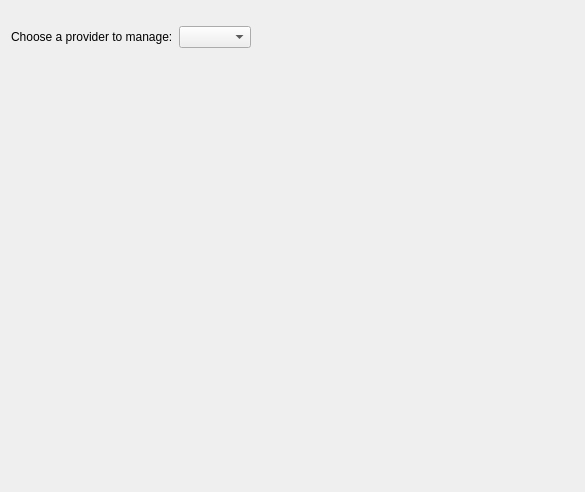
<?xml version="1.0" encoding="UTF-8"?>
<ui version="4.0">
 <class>ProviderManagement</class>
 <widget class="QWidget" name="ProviderManagement">
  <property name="geometry">
   <rect>
    <x>0</x>
    <y>0</y>
    <width>585</width>
    <height>492</height>
   </rect>
  </property>
  <property name="windowTitle">
   <string/>
  </property>
  <layout class="QGridLayout" name="gridLayout">
   <item row="1" column="0">
    <layout class="QHBoxLayout" name="horizontalLayout">
     <item>
      <widget class="QLabel" name="lblProviderList">
       <property name="text">
        <string>Choose a provider to manage:</string>
       </property>
      </widget>
     </item>
     <item>
      <widget class="QComboBox" name="providerComboBox">
       <property name="sizePolicy">
        <sizepolicy hsizetype="Preferred" vsizetype="Fixed">
         <horstretch>0</horstretch>
         <verstretch>0</verstretch>
        </sizepolicy>
       </property>
       <property name="sizeAdjustPolicy">
        <enum>QComboBox::AdjustToContents</enum>
       </property>
      </widget>
     </item>
     <item>
      <spacer name="horizontalSpacer">
       <property name="orientation">
        <enum>Qt::Horizontal</enum>
       </property>
       <property name="sizeHint" stdset="0">
        <size>
         <width>40</width>
         <height>20</height>
        </size>
       </property>
      </spacer>
     </item>
    </layout>
   </item>
   <item row="0" column="0">
    <spacer name="verticalSpacer">
     <property name="orientation">
      <enum>Qt::Vertical</enum>
     </property>
     <property name="sizeType">
      <enum>QSizePolicy::Fixed</enum>
     </property>
     <property name="sizeHint" stdset="0">
      <size>
       <width>20</width>
       <height>15</height>
      </size>
     </property>
    </spacer>
   </item>
   <item row="2" column="0">
    <spacer name="verticalSpacer_2">
     <property name="orientation">
      <enum>Qt::Vertical</enum>
     </property>
     <property name="sizeType">
      <enum>QSizePolicy::Fixed</enum>
     </property>
     <property name="sizeHint" stdset="0">
      <size>
       <width>20</width>
       <height>15</height>
      </size>
     </property>
    </spacer>
   </item>
   <item row="3" column="0">
    <widget class="ProviderConfigWidget" name="providerConfigWidget" native="true">
     <property name="sizePolicy">
      <sizepolicy hsizetype="Preferred" vsizetype="Preferred">
       <horstretch>0</horstretch>
       <verstretch>1</verstretch>
      </sizepolicy>
     </property>
    </widget>
   </item>
  </layout>
 </widget>
 <customwidgets>
  <customwidget>
   <class>ProviderConfigWidget</class>
   <extends>QWidget</extends>
   <header>providerconfigwidget.h</header>
   <container>1</container>
  </customwidget>
 </customwidgets>
 <resources/>
 <connections/>
</ui>
